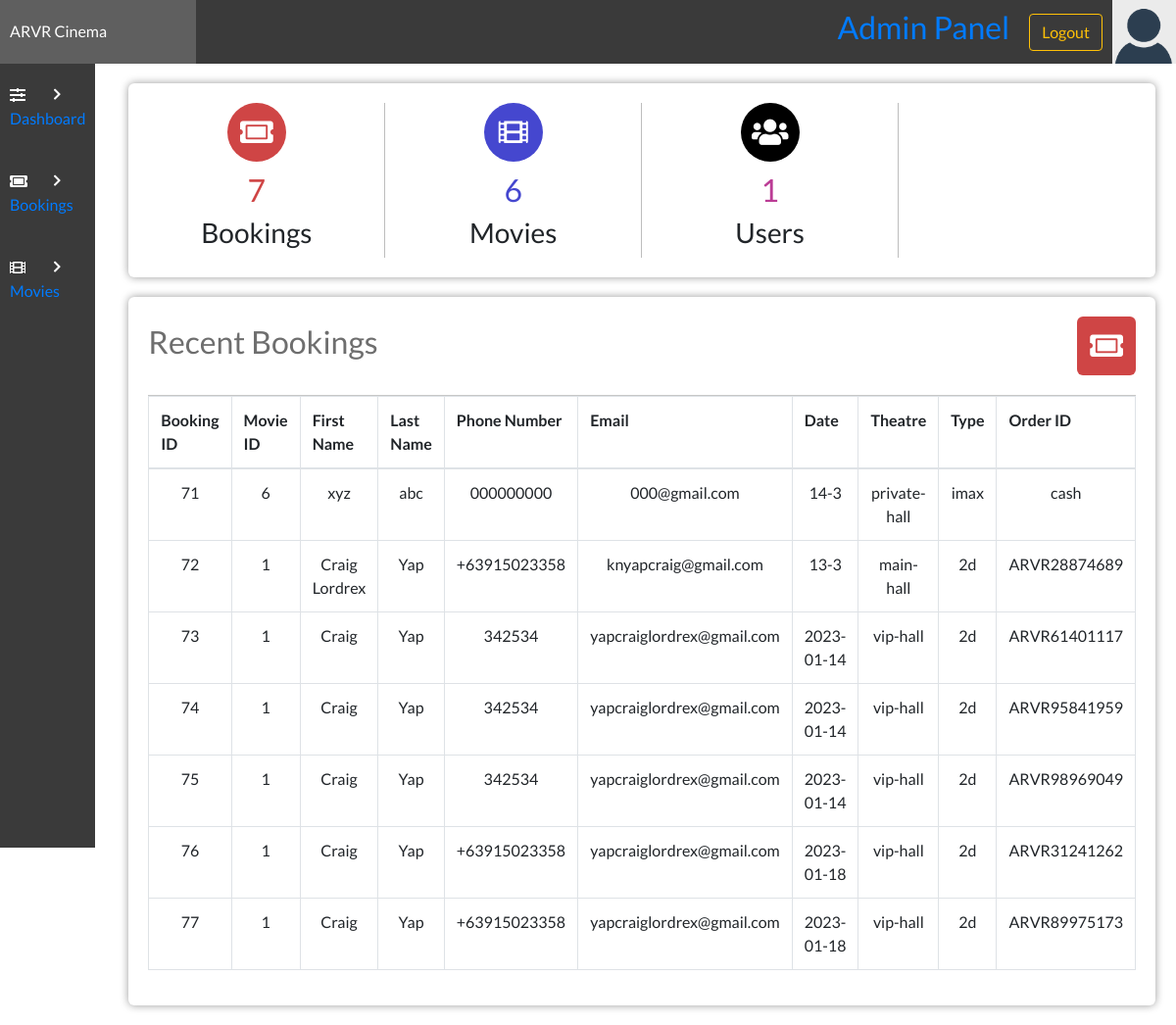
/admin/admin.php (signed in), run on the app's committed database.
### tables this page shows
CREATE TABLE `bookingtable` (
  `bookingID` int(11) NOT NULL,
  `movieID` int(11) DEFAULT NULL,
  `bookingTheatre` varchar(100) NOT NULL,
  `bookingType` varchar(100) DEFAULT NULL,
  `bookingDate` varchar(50) NOT NULL,
  `bookingTime` varchar(50) NOT NULL,
  `bookingFName` varchar(100) NOT NULL,
  `bookingLName` varchar(100) DEFAULT NULL,
  `bookingPNumber` varchar(12) NOT NULL,
  `bookingEmail` varchar(255) NOT NULL,
  `amount` varchar(255) NOT NULL,
  `ORDERID` varchar(255) NOT NULL,
  `DATE-TIME` datetime NOT NULL DEFAULT current_timestamp()
);

### admin/admin.php (the view, shortened to what this page needs)
<?php
include "config.php";
?>
<!DOCTYPE html>
<html lang="en">
<head>
    <link rel="stylesheet" href="../style/styles.css">
    <link rel="stylesheet" href="https://use.fontawesome.com/releases/v5.7.2/css/all.css">
    <link rel="stylesheet" href="https://maxcdn.bootstrapcdn.com/bootstrap/4.0.0/css/bootstrap.min.css">
    <link rel="stylesheet" href="https://cdn.datatables.net/1.10.22/css/dataTables.bootstrap4.min.css">
    <link rel="stylesheet" href="https://maxcdn.bootstrapcdn.com/bootstrap/4.0.0/css/bootstrap.min.css">
</head>
<body>
    <?php
    $sql = "SELECT * FROM bookingtable";
    $bookingsNo = mysqli_num_rows(mysqli_query($con, $sql));
    $moviesNo = mysqli_num_rows(mysqli_query($con, "SELECT * FROM movietable"));
    $userNo = mysqli_num_rows(mysqli_query($con, "SELECT * FROM users"));
    ?>
    <?php include('header.php'); ?>
    <div class="admin-container">
        <?php include('sidebar.php'); ?>
        <div class="admin-section admin-section2">
            <div class="admin-section-column">
                <div class="admin-section-panel admin-section-stats">
                    <div class="admin-section-stats-panel">
                        <i class="fa fa-ticket-alt" style="background-color: #cf4545"></i>
                        <h2 style="color: #cf4545"><?php echo $bookingsNo ?></h2>
                        <h3>Bookings</h3>
                    </div>
                    <div class="admin-section-stats-panel">
                        <i class="fas fa-film" style="background-color: #4547cf"></i>
                        <h2 style="color: #4547cf"><?php echo $moviesNo ?></h2>
                        <h3>Movies</h3>
                    </div>
                    <div class="admin-section-stats-panel">
                        <i class="fas fa-users" style="background-color: #000000"></i>
                        <h2 style="color: #bb3c95"><?php echo $userNo ?></h2>
                        <h3>Users</h3>
                    </div>
                </div>
                <div class="admin-section-panel admin-section-panel1">
                    <div class="admin-panel-section-header">
                        <h2>Recent Bookings</h2>
                        <i class="fas fa-ticket-alt" style="background-color: #cf4545"></i>
                    </div>
                    <div class="admin-panel-section-content">
                        <table class="table table-bordered" id="dataTable" width="100%" cellspacing="0">
                            <tr>
                                <th>Booking ID</th>
                                <th>Movie ID</th>
                                <th>First Name</th>
                                <th>Last Name</th>
                                <th>Phone Number</th>
                                <th>Email</th>
                                <th>Date</th>
                                <th>Theatre</th>
                                <th>Type</th>
                                <th>Order ID</th>
                            </tr>
                            <tbody>
                                <?php
                                $select = "SELECT * FROM `bookingtable`";
                                $run = mysqli_query($con, $select);
                                while ($row = mysqli_fetch_array($run)) {
                                    $bookingid = $row['bookingID'];
                                    $movieID = $row['movieID'];
                                    $bookingFName = $row['bookingFName'];
                                    $bookingLName = $row['bookingLName'];
                                    $mobile = $row['bookingPNumber'];
                                    $email = $row['bookingEmail'];
                                    $date = $row['bookingDate'];
                                    $theatre = $row['bookingTheatre'];
                                    $type = $row['bookingType'];
                                    $ORDERID = $row['ORDERID'];
                                ?>
                                    <tr align="center">
                                        <td><?php echo $bookingid; ?></td>
                                        <td><?php echo $movieID; ?></td>
                                        <td><?php echo $bookingFName; ?></td>
                                        <td><?php echo $bookingLName; ?></td>
                                        <td><?php echo $mobile; ?></td>
                                        <td><?php echo $email; ?></td>
                                        <td><?php echo $date; ?></td>
                                        <td><?php echo $theatre; ?></td>
                                        <td><?php echo $type; ?></td>
                                        <td><?php echo $ORDERID; ?></td>
                                    </tr>
                                <?php }
                                ?>
                            </tbody>
                        </table>
                    </div>
                </div>
            </div>
        </div>
    </div>
</body>
</html>

### style/styles.css (style rules this page uses)
* { margin: 0; padding: 0; box-sizing: border-box; font-family: "Lato", sans-serif; text-decoration: none; color: unset; }
.admin-container { display: grid; grid-template-columns: 1fr 5fr; }
.admin-section2 { display: flex; flex-wrap: wrap; padding: 0 4px; }
.admin-section-column { flex: 100%; max-width: 100%; padding: 0 30px; }
.admin-section-panel { width: 100%; vertical-align: middle; background-color: #fff; -webkit-border-radius: 6px; -moz-border-radius: 6px; border-radius: 6px; -webkit-box-shadow: 0px 0px 9px 0px rgba(0, 0, 0, 0.4); -moz-box-shadow: 0px 0px 9px 0px rgba(0, 0, 0, 0.4); box-shadow: 0px 0px 9px 0px rgba(0, 0, 0, 0.4); padding: 20px; margin: 20px 0; }
.admin-panel-section-header { display: flex; align-items: center; justify-content: flex-start; padding-bottom: 20px; border-bottom: #c7c7c7 1px solid; }
.admin-panel-section-header > h2 { color: #6e6e6e; }
.admin-panel-section-header > i { text-align: center; font-size: 30px; color: white; height: 60px; width: 60px; border-radius: 10%; line-height: 60px; transition: all 0.5s ease; margin-left: auto; cursor: pointer; }
.admin-section-stats { display: flex; padding: 20px 0; }
.admin-section-stats-panel { flex: 25%; max-width: 25%; text-align: center; border-right: #bdbdbd 1px solid; }
.admin-section-stats-panel > i { font-size: 30px; color: white; height: 60px; width: 60px; border-radius: 50%; line-height: 60px; transition: all 0.5s ease; margin-bottom: 10px; }

### data on the page
bookingtable: bookingID "71", movieID "6", bookingFName "xyz", bookingLName "abc", bookingPNumber "000000000", bookingEmail "000@gmail.com", bookingDate "14-3", bookingTheatre "private-hall", bookingType "imax", ORDERID "cash"
bookingtable: bookingID "72", movieID "1", bookingFName "Craig Lordrex", bookingLName "Yap", bookingPNumber "+63915023358", bookingEmail "knyapcraig@gmail.com", bookingDate "13-3", bookingTheatre "main-hall", bookingType "2d", ORDERID "ARVR28874689"
bookingtable: bookingID "73", movieID "1", bookingFName "Craig", bookingLName "Yap", bookingPNumber "342534", bookingEmail "yapcraiglordrex@gmail.com", bookingDate "2023-01-14", bookingTheatre "vip-hall", bookingType "2d", ORDERID "ARVR61401117"
bookingtable: bookingID "74", movieID "1", bookingFName "Craig", bookingLName "Yap", bookingPNumber "342534", bookingEmail "yapcraiglordrex@gmail.com", bookingDate "2023-01-14", bookingTheatre "vip-hall", bookingType "2d", ORDERID "ARVR95841959"
bookingtable: bookingID "75", movieID "1", bookingFName "Craig", bookingLName "Yap", bookingPNumber "342534", bookingEmail "yapcraiglordrex@gmail.com", bookingDate "2023-01-14", bookingTheatre "vip-hall", bookingType "2d", ORDERID "ARVR98969049"
bookingtable: bookingID "76", movieID "1", bookingFName "Craig", bookingLName "Yap", bookingPNumber "+63915023358", bookingEmail "yapcraiglordrex@gmail.com", bookingDate "2023-01-18", bookingTheatre "vip-hall", bookingType "2d", ORDERID "ARVR31241262"
bookingtable: bookingID "77", movieID "1", bookingFName "Craig", bookingLName "Yap", bookingPNumber "+63915023358", bookingEmail "yapcraiglordrex@gmail.com", bookingDate "2023-01-18", bookingTheatre "vip-hall", bookingType "2d", ORDERID "ARVR89975173"

### other printed values
$bookingsNo "7"
$moviesNo "6"
$userNo "1"
